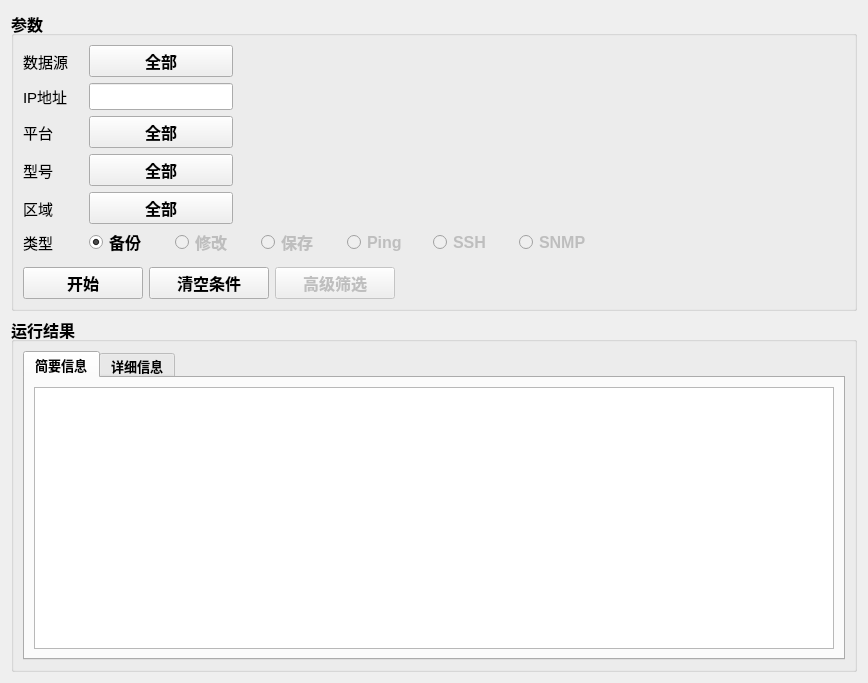
<?xml version="1.0" encoding="UTF-8"?>
<ui version="4.0">
 <class>AutoInterfaceForm</class>
 <widget class="QWidget" name="AutoInterfaceForm">
  <property name="geometry">
   <rect>
    <x>0</x>
    <y>0</y>
    <width>862</width>
    <height>670</height>
   </rect>
  </property>
  <property name="windowTitle">
   <string>Form</string>
  </property>
  <layout class="QVBoxLayout" name="verticalLayout_2">
   <item>
    <layout class="QHBoxLayout" name="horizontalLayout_2">
     <item>
      <widget class="QGroupBox" name="groupBox">
       <property name="minimumSize">
        <size>
         <width>0</width>
         <height>300</height>
        </size>
       </property>
       <property name="maximumSize">
        <size>
         <width>16777215</width>
         <height>300</height>
        </size>
       </property>
       <property name="font">
        <font>
         <pointsize>12</pointsize>
         <weight>75</weight>
         <bold>true</bold>
        </font>
       </property>
       <property name="title">
        <string>参数</string>
       </property>
       <layout class="QVBoxLayout" name="verticalLayout">
        <item>
         <layout class="QHBoxLayout" name="horizontalLayout_3" stretch="2,4,15">
          <item>
           <widget class="StrongBodyLabel" name="StrongBodyLabel_3">
            <property name="minimumSize">
             <size>
              <width>40</width>
              <height>20</height>
             </size>
            </property>
            <property name="maximumSize">
             <size>
              <width>60</width>
              <height>40</height>
             </size>
            </property>
            <property name="font">
             <font>
              <pointsize>11</pointsize>
              <weight>50</weight>
              <bold>false</bold>
             </font>
            </property>
            <property name="layoutDirection">
             <enum>Qt::LeftToRight</enum>
            </property>
            <property name="text">
             <string>数据源</string>
            </property>
           </widget>
          </item>
          <item>
           <widget class="ComboBox" name="data_combobox">
            <property name="maximumSize">
             <size>
              <width>144</width>
              <height>16777215</height>
             </size>
            </property>
            <property name="text">
             <string>全部</string>
            </property>
           </widget>
          </item>
          <item>
           <spacer name="horizontalSpacer_3">
            <property name="orientation">
             <enum>Qt::Horizontal</enum>
            </property>
            <property name="sizeHint" stdset="0">
             <size>
              <width>40</width>
              <height>20</height>
             </size>
            </property>
           </spacer>
          </item>
         </layout>
        </item>
        <item>
         <layout class="QHBoxLayout" name="horizontalLayout_17" stretch="2,4,15">
          <item>
           <widget class="StrongBodyLabel" name="StrongBodyLabel_15">
            <property name="minimumSize">
             <size>
              <width>40</width>
              <height>20</height>
             </size>
            </property>
            <property name="maximumSize">
             <size>
              <width>60</width>
              <height>40</height>
             </size>
            </property>
            <property name="font">
             <font>
              <pointsize>11</pointsize>
              <weight>50</weight>
              <bold>false</bold>
             </font>
            </property>
            <property name="text">
             <string>IP地址</string>
            </property>
           </widget>
          </item>
          <item>
           <widget class="LineEdit" name="ip_lineedit">
            <property name="enabled">
             <bool>true</bool>
            </property>
            <property name="maximumSize">
             <size>
              <width>144</width>
              <height>33</height>
             </size>
            </property>
            <property name="text">
             <string/>
            </property>
           </widget>
          </item>
          <item>
           <spacer name="horizontalSpacer_17">
            <property name="orientation">
             <enum>Qt::Horizontal</enum>
            </property>
            <property name="sizeHint" stdset="0">
             <size>
              <width>40</width>
              <height>20</height>
             </size>
            </property>
           </spacer>
          </item>
         </layout>
        </item>
        <item>
         <layout class="QHBoxLayout" name="horizontalLayout_18" stretch="2,4,15">
          <item>
           <widget class="StrongBodyLabel" name="StrongBodyLabel_16">
            <property name="minimumSize">
             <size>
              <width>40</width>
              <height>20</height>
             </size>
            </property>
            <property name="maximumSize">
             <size>
              <width>60</width>
              <height>40</height>
             </size>
            </property>
            <property name="font">
             <font>
              <pointsize>11</pointsize>
              <weight>50</weight>
              <bold>false</bold>
             </font>
            </property>
            <property name="text">
             <string>平台</string>
            </property>
           </widget>
          </item>
          <item>
           <widget class="ComboBox" name="platform_combobox">
            <property name="maximumSize">
             <size>
              <width>144</width>
              <height>16777215</height>
             </size>
            </property>
            <property name="text">
             <string>全部</string>
            </property>
           </widget>
          </item>
          <item>
           <spacer name="horizontalSpacer_18">
            <property name="orientation">
             <enum>Qt::Horizontal</enum>
            </property>
            <property name="sizeHint" stdset="0">
             <size>
              <width>40</width>
              <height>20</height>
             </size>
            </property>
           </spacer>
          </item>
         </layout>
        </item>
        <item>
         <layout class="QHBoxLayout" name="horizontalLayout_19" stretch="2,4,15">
          <item>
           <widget class="StrongBodyLabel" name="StrongBodyLabel_17">
            <property name="sizePolicy">
             <sizepolicy hsizetype="Minimum" vsizetype="Fixed">
              <horstretch>0</horstretch>
              <verstretch>0</verstretch>
             </sizepolicy>
            </property>
            <property name="minimumSize">
             <size>
              <width>40</width>
              <height>20</height>
             </size>
            </property>
            <property name="maximumSize">
             <size>
              <width>60</width>
              <height>40</height>
             </size>
            </property>
            <property name="font">
             <font>
              <pointsize>11</pointsize>
              <weight>50</weight>
              <bold>false</bold>
             </font>
            </property>
            <property name="text">
             <string>型号</string>
            </property>
           </widget>
          </item>
          <item>
           <widget class="ComboBox" name="model_combobox">
            <property name="maximumSize">
             <size>
              <width>144</width>
              <height>16777215</height>
             </size>
            </property>
            <property name="text">
             <string>全部</string>
            </property>
           </widget>
          </item>
          <item>
           <spacer name="horizontalSpacer_19">
            <property name="orientation">
             <enum>Qt::Horizontal</enum>
            </property>
            <property name="sizeHint" stdset="0">
             <size>
              <width>40</width>
              <height>20</height>
             </size>
            </property>
           </spacer>
          </item>
         </layout>
        </item>
        <item>
         <layout class="QHBoxLayout" name="horizontalLayout" stretch="2,4,15">
          <item>
           <widget class="StrongBodyLabel" name="StrongBodyLabel_18">
            <property name="minimumSize">
             <size>
              <width>40</width>
              <height>20</height>
             </size>
            </property>
            <property name="maximumSize">
             <size>
              <width>60</width>
              <height>40</height>
             </size>
            </property>
            <property name="font">
             <font>
              <pointsize>11</pointsize>
              <weight>50</weight>
              <bold>false</bold>
             </font>
            </property>
            <property name="text">
             <string>区域</string>
            </property>
           </widget>
          </item>
          <item>
           <widget class="ComboBox" name="area_combobox">
            <property name="maximumSize">
             <size>
              <width>144</width>
              <height>16777215</height>
             </size>
            </property>
            <property name="text">
             <string>全部</string>
            </property>
           </widget>
          </item>
          <item>
           <spacer name="horizontalSpacer_20">
            <property name="orientation">
             <enum>Qt::Horizontal</enum>
            </property>
            <property name="sizeHint" stdset="0">
             <size>
              <width>40</width>
              <height>20</height>
             </size>
            </property>
           </spacer>
          </item>
         </layout>
        </item>
        <item>
         <layout class="QHBoxLayout" name="horizontalLayout_21" stretch="1,0,1,1,1,1,1,1,12">
          <item>
           <widget class="StrongBodyLabel" name="StrongBodyLabel_19">
            <property name="minimumSize">
             <size>
              <width>40</width>
              <height>20</height>
             </size>
            </property>
            <property name="maximumSize">
             <size>
              <width>60</width>
              <height>40</height>
             </size>
            </property>
            <property name="font">
             <font>
              <pointsize>11</pointsize>
              <weight>50</weight>
              <bold>false</bold>
             </font>
            </property>
            <property name="text">
             <string>类型</string>
            </property>
           </widget>
          </item>
          <item>
           <spacer name="horizontalSpacer">
            <property name="orientation">
             <enum>Qt::Horizontal</enum>
            </property>
            <property name="sizeType">
             <enum>QSizePolicy::Maximum</enum>
            </property>
            <property name="sizeHint" stdset="0">
             <size>
              <width>20</width>
              <height>20</height>
             </size>
            </property>
           </spacer>
          </item>
          <item>
           <widget class="RadioButton" name="RadioButton_11">
            <property name="minimumSize">
             <size>
              <width>80</width>
              <height>24</height>
             </size>
            </property>
            <property name="maximumSize">
             <size>
              <width>80</width>
              <height>24</height>
             </size>
            </property>
            <property name="text">
             <string>备份</string>
            </property>
            <property name="checked">
             <bool>true</bool>
            </property>
           </widget>
          </item>
          <item>
           <widget class="RadioButton" name="RadioButton_12">
            <property name="enabled">
             <bool>false</bool>
            </property>
            <property name="minimumSize">
             <size>
              <width>80</width>
              <height>24</height>
             </size>
            </property>
            <property name="maximumSize">
             <size>
              <width>80</width>
              <height>24</height>
             </size>
            </property>
            <property name="text">
             <string>修改</string>
            </property>
           </widget>
          </item>
          <item>
           <widget class="RadioButton" name="RadioButton_13">
            <property name="enabled">
             <bool>false</bool>
            </property>
            <property name="minimumSize">
             <size>
              <width>80</width>
              <height>24</height>
             </size>
            </property>
            <property name="maximumSize">
             <size>
              <width>80</width>
              <height>24</height>
             </size>
            </property>
            <property name="text">
             <string>保存</string>
            </property>
           </widget>
          </item>
          <item>
           <widget class="RadioButton" name="RadioButton_14">
            <property name="enabled">
             <bool>false</bool>
            </property>
            <property name="minimumSize">
             <size>
              <width>80</width>
              <height>24</height>
             </size>
            </property>
            <property name="maximumSize">
             <size>
              <width>80</width>
              <height>24</height>
             </size>
            </property>
            <property name="text">
             <string>Ping</string>
            </property>
           </widget>
          </item>
          <item>
           <widget class="RadioButton" name="RadioButton_15">
            <property name="enabled">
             <bool>false</bool>
            </property>
            <property name="minimumSize">
             <size>
              <width>80</width>
              <height>24</height>
             </size>
            </property>
            <property name="maximumSize">
             <size>
              <width>80</width>
              <height>24</height>
             </size>
            </property>
            <property name="text">
             <string>SSH</string>
            </property>
           </widget>
          </item>
          <item>
           <widget class="RadioButton" name="RadioButton_18">
            <property name="enabled">
             <bool>false</bool>
            </property>
            <property name="minimumSize">
             <size>
              <width>80</width>
              <height>24</height>
             </size>
            </property>
            <property name="maximumSize">
             <size>
              <width>80</width>
              <height>24</height>
             </size>
            </property>
            <property name="text">
             <string>SNMP</string>
            </property>
           </widget>
          </item>
          <item>
           <spacer name="horizontalSpacer_21">
            <property name="orientation">
             <enum>Qt::Horizontal</enum>
            </property>
            <property name="sizeHint" stdset="0">
             <size>
              <width>40</width>
              <height>20</height>
             </size>
            </property>
           </spacer>
          </item>
         </layout>
        </item>
        <item>
         <spacer name="verticalSpacer">
          <property name="orientation">
           <enum>Qt::Vertical</enum>
          </property>
          <property name="sizeHint" stdset="0">
           <size>
            <width>20</width>
            <height>40</height>
           </size>
          </property>
         </spacer>
        </item>
        <item>
         <layout class="QHBoxLayout" name="horizontalLayout_9">
          <item>
           <widget class="PrimaryPushButton" name="start_btn">
            <property name="sizePolicy">
             <sizepolicy hsizetype="Fixed" vsizetype="Fixed">
              <horstretch>0</horstretch>
              <verstretch>0</verstretch>
             </sizepolicy>
            </property>
            <property name="minimumSize">
             <size>
              <width>120</width>
              <height>0</height>
             </size>
            </property>
            <property name="maximumSize">
             <size>
              <width>120</width>
              <height>16777215</height>
             </size>
            </property>
            <property name="text">
             <string>开始</string>
            </property>
           </widget>
          </item>
          <item>
           <widget class="PrimaryPushButton" name="clear_btn">
            <property name="enabled">
             <bool>true</bool>
            </property>
            <property name="sizePolicy">
             <sizepolicy hsizetype="Fixed" vsizetype="Fixed">
              <horstretch>0</horstretch>
              <verstretch>0</verstretch>
             </sizepolicy>
            </property>
            <property name="minimumSize">
             <size>
              <width>120</width>
              <height>0</height>
             </size>
            </property>
            <property name="maximumSize">
             <size>
              <width>120</width>
              <height>16777215</height>
             </size>
            </property>
            <property name="text">
             <string>清空条件</string>
            </property>
           </widget>
          </item>
          <item>
           <widget class="PrimaryPushButton" name="PrimaryPushButton_7">
            <property name="enabled">
             <bool>false</bool>
            </property>
            <property name="sizePolicy">
             <sizepolicy hsizetype="Fixed" vsizetype="Fixed">
              <horstretch>0</horstretch>
              <verstretch>0</verstretch>
             </sizepolicy>
            </property>
            <property name="minimumSize">
             <size>
              <width>120</width>
              <height>0</height>
             </size>
            </property>
            <property name="maximumSize">
             <size>
              <width>120</width>
              <height>16777215</height>
             </size>
            </property>
            <property name="text">
             <string>高级筛选</string>
            </property>
           </widget>
          </item>
          <item>
           <spacer name="horizontalSpacer_9">
            <property name="orientation">
             <enum>Qt::Horizontal</enum>
            </property>
            <property name="sizeHint" stdset="0">
             <size>
              <width>40</width>
              <height>20</height>
             </size>
            </property>
           </spacer>
          </item>
         </layout>
        </item>
       </layout>
      </widget>
     </item>
    </layout>
   </item>
   <item>
    <widget class="QGroupBox" name="groupBox_2">
     <property name="font">
      <font>
       <pointsize>12</pointsize>
       <weight>75</weight>
       <bold>true</bold>
      </font>
     </property>
     <property name="title">
      <string>运行结果</string>
     </property>
     <layout class="QVBoxLayout" name="verticalLayout_4">
      <item>
       <widget class="QTabWidget" name="tabWidget">
        <property name="enabled">
         <bool>true</bool>
        </property>
        <property name="font">
         <font>
          <pointsize>10</pointsize>
          <weight>75</weight>
          <bold>true</bold>
         </font>
        </property>
        <property name="currentIndex">
         <number>0</number>
        </property>
        <widget class="QWidget" name="tab">
         <attribute name="title">
          <string>简要信息</string>
         </attribute>
         <layout class="QVBoxLayout" name="verticalLayout_3">
          <item>
           <widget class="PlainTextEdit" name="res_show">
            <property name="sizePolicy">
             <sizepolicy hsizetype="Fixed" vsizetype="Fixed">
              <horstretch>0</horstretch>
              <verstretch>0</verstretch>
             </sizepolicy>
            </property>
            <property name="minimumSize">
             <size>
              <width>800</width>
              <height>260</height>
             </size>
            </property>
            <property name="maximumSize">
             <size>
              <width>999999</width>
              <height>999999</height>
             </size>
            </property>
            <property name="readOnly">
             <bool>true</bool>
            </property>
            <property name="plainText">
             <string/>
            </property>
           </widget>
          </item>
         </layout>
        </widget>
        <widget class="QWidget" name="tab_2">
         <attribute name="title">
          <string>详细信息</string>
         </attribute>
         <layout class="QVBoxLayout" name="verticalLayout_5">
          <item>
           <widget class="PlainTextEdit" name="res2_show">
            <property name="sizePolicy">
             <sizepolicy hsizetype="Fixed" vsizetype="Fixed">
              <horstretch>0</horstretch>
              <verstretch>0</verstretch>
             </sizepolicy>
            </property>
            <property name="minimumSize">
             <size>
              <width>800</width>
              <height>260</height>
             </size>
            </property>
            <property name="maximumSize">
             <size>
              <width>999999</width>
              <height>999999</height>
             </size>
            </property>
            <property name="plainText">
             <string/>
            </property>
           </widget>
          </item>
         </layout>
        </widget>
       </widget>
      </item>
     </layout>
    </widget>
   </item>
  </layout>
 </widget>
 <customwidgets>
  <customwidget>
   <class>ComboBox</class>
   <extends>QPushButton</extends>
   <header>qfluentwidgets</header>
  </customwidget>
  <customwidget>
   <class>PushButton</class>
   <extends>QPushButton</extends>
   <header>qfluentwidgets</header>
  </customwidget>
  <customwidget>
   <class>PrimaryPushButton</class>
   <extends>PushButton</extends>
   <header>qfluentwidgets</header>
  </customwidget>
  <customwidget>
   <class>RadioButton</class>
   <extends>QRadioButton</extends>
   <header>qfluentwidgets</header>
  </customwidget>
  <customwidget>
   <class>StrongBodyLabel</class>
   <extends>QLabel</extends>
   <header>qfluentwidgets</header>
  </customwidget>
  <customwidget>
   <class>LineEdit</class>
   <extends>QLineEdit</extends>
   <header>qfluentwidgets</header>
  </customwidget>
  <customwidget>
   <class>PlainTextEdit</class>
   <extends>QPlainTextEdit</extends>
   <header>qfluentwidgets</header>
  </customwidget>
 </customwidgets>
 <resources/>
 <connections/>
</ui>
